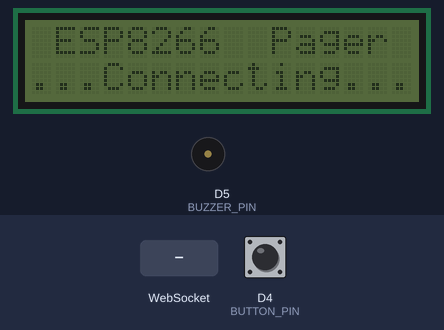
This sketch was run on a simulated ESP8266 (NodeMCU). On the bench: 16×2 character LCD, buzzer (waves = sounding). The inputs (shaded band) are chosen by the test bench; at power-on: D4 (BUTTON_PIN) HIGH. WiFi joins after 1.5 s; servers stay silent unless stated; what the sketch prints to the serial monitor is not drawn.

Above: at 10.6 s.
10.7 s: WebSocket text "1" received
At 12.4 s:
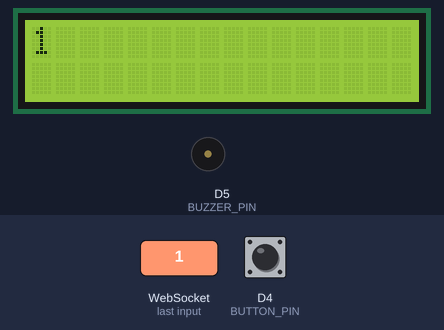
12.7 s: D4 (BUTTON_PIN) pulled LOW for 0.15 s
At 13.8 s:
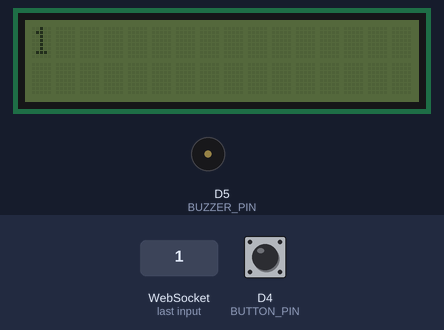
14.3 s: WebSocket text "0" received
At 14.7 s:
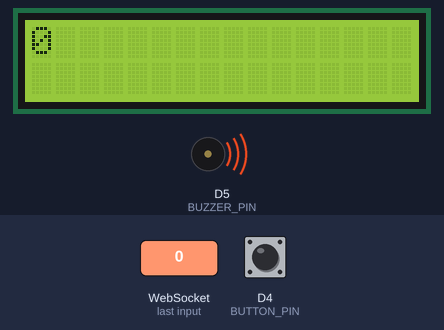
16.3 s: D4 (BUTTON_PIN) pulled LOW for 1 s
At 16.6 s:
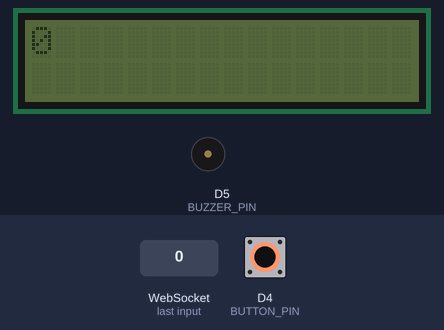
18.8 s: D4 (BUTTON_PIN) pulled LOW for 3.2 s
At 19.7 s:
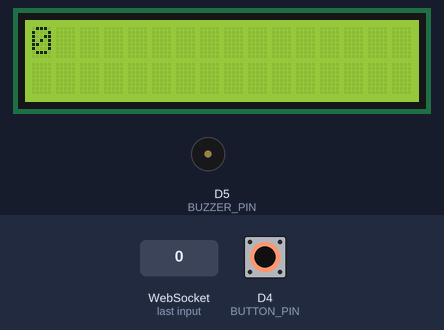
Timing chart, 0 to 21.8 s (numbered marks = the images above; inputs shaded):
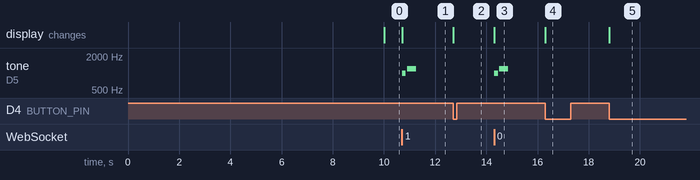

Measured:
- after the input at 10.7 s, tone on D5 (BUZZER_PIN): silent → 1000 Hz at once, → silent 0.15 s later, → 1200 Hz 0.05 s later, → silent 0.35 s later; the display: changes at once (image 1)
- after the input at 12.7 s, the display: changes at once (image 2)
- after the input at 14.3 s, tone on D5 (BUZZER_PIN): silent → 1000 Hz at once, → silent 0.15 s later, → 1200 Hz 0.05 s later, → silent 0.35 s later; the display: changes at once (image 3)
- after the input at 16.3 s, the display: changes at once (image 4)
- after the input at 18.8 s, the display: changes at once (image 5)

The sketch:

esp8266_pager.ino
```cpp
#include <ESP8266WiFi.h>
#include <ESPAsyncTCP.h>
#include <WebSocketsClient.h>
#include <Wire.h>
#include <LiquidCrystal_I2C.h>

#define BUZZER_PIN D5
#define BUTTON_PIN D4

const char* ssid = "*";
const char* password = "*";

unsigned long lastTimeLCDBacklightOn = millis();
unsigned long LCDTimeOn = 10000;

volatile unsigned long lastTimeButtonReleased = millis();
unsigned long buttonDebounceDelay = 50;

bool isBacklightOn = true;
volatile bool isButtonReleased = false;

const char* websocketServerHost = "esp8266-pager.onrender.com";
const uint16_t websocketServerPort = 443;
const char* websocketServerPath = "/wss";

WebSocketsClient webSocket;
LiquidCrystal_I2C lcd(0x27, 16, 2);

byte Heart[] = {
  B00000,
  B00000,
  B01010,
  B11111,
  B11111,
  B01110,
  B00100,
  B00000,
};

ICACHE_RAM_ATTR void buttonReleasedInterrupt()
{
  unsigned long timeNow = millis();
  if (timeNow - lastTimeButtonReleased > buttonDebounceDelay)
  {
    lastTimeButtonReleased = timeNow;
    isButtonReleased = true;
  }
}

void toggleLCDBacklight(bool turnOn)
{
  if (turnOn)
  {
    lcd.backlight();
    isBacklightOn = true;
    lastTimeLCDBacklightOn = millis();
  }
  else
  {
    lcd.noBacklight();
    isBacklightOn = false;
  }
}

void checkLCDBacklight()
{
  unsigned long timeNow = millis();
  if (isBacklightOn && (timeNow - lastTimeLCDBacklightOn > LCDTimeOn))
  {
    toggleLCDBacklight(false);
  }
}

void playNotificationSound()
{
  tone(BUZZER_PIN, 1000, 150);
  delay(200);
  tone(BUZZER_PIN, 1200, 350);
  delay(1000);
}

void handleNewMessage(uint8_t *value)
{
  detachInterrupt(digitalPinToInterrupt(BUTTON_PIN));

  toggleLCDBacklight(true);

  String message = (char*)value;

  lcd.clear();

  // initial message from server
  if (message == "--WEBSOCKET SERVER: CONNECTED--")
  {
    lcd.setCursor(0, 0);
    lcd.print(" ESP8266  Pager");
    lcd.setCursor(0, 1);
    lcd.write(byte(0));
    lcd.write(byte(0));
    lcd.print(" Connected! ");
    lcd.write(byte(0));
    lcd.write(byte(0));

    attachInterrupt(digitalPinToInterrupt(BUTTON_PIN), buttonReleasedInterrupt, FALLING);

    return;
  }

  if (message.length() > 16)
  {
    lcd.setCursor(0, 0);
    lcd.print(message.substring(0, 16));
    lcd.setCursor(0, 1);
    lcd.print(message.substring(16));
  }
  else
  {
    lcd.setCursor(0, 0);
    lcd.print(message);
  }

  playNotificationSound();

  // notify websocket server that message is received
  webSocket.sendTXT("--ESP8266: Message received--");

  attachInterrupt(digitalPinToInterrupt(BUTTON_PIN), buttonReleasedInterrupt, FALLING);
}

void webSocketEvent(WStype_t type, uint8_t *payload, size_t length) {
  switch (type) {
    case WStype_DISCONNECTED:
      Serial.println("[WSc] Disconnected!");
      break;
    case WStype_CONNECTED:
      Serial.println("[WSc] Connected to WebSocket server!");
      // Send a message after connecting
      webSocket.sendTXT("Hello from ESP8266!");
      break;
    case WStype_TEXT:
      Serial.printf("[WSc] Received text: %s\n", payload);
      handleNewMessage(payload);
      break;
    case WStype_BIN:
      Serial.printf("[WSc] Received binary data (%u bytes)\n", payload);
      break;
    default:
      break;
  }
}

void setup()
{
  Serial.begin(115200);

  pinMode(BUZZER_PIN, OUTPUT);
  pinMode(BUTTON_PIN, INPUT);

  attachInterrupt(digitalPinToInterrupt(BUTTON_PIN),
                  buttonReleasedInterrupt,
                  FALLING);

  lcd.init();
  lcd.createChar(0, Heart);
  lcd.backlight();

  lcd.setCursor(0, 0);
  lcd.print(" ESP8266  Pager");
  lcd.setCursor(0, 1);
  lcd.print("...Connecting...");

  WiFi.begin(ssid, password);
  while (WiFi.status() != WL_CONNECTED)
  {
    delay(500);
  }

  Serial.println(WiFi.localIP());

  webSocket.beginSSL(websocketServerHost, websocketServerPort, websocketServerPath);
  webSocket.onEvent(webSocketEvent);
}

void loop()
{
  webSocket.loop();

  checkLCDBacklight();

  if (isButtonReleased)
  {
    isButtonReleased = false;
    toggleLCDBacklight(!isBacklightOn);
    if (isBacklightOn)
    {
      lastTimeLCDBacklightOn = millis();
    }
  }
}
```
